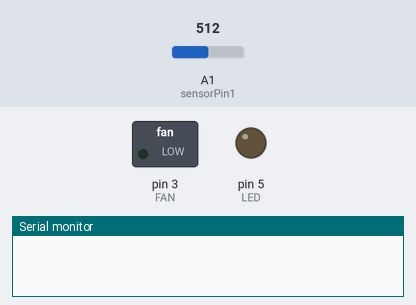
A sketch run on a simulated Arduino Uno, built with avr-gcc and run on an emulated ATmega328P. Shown: switched loads named in the sketch (green lamp = pin HIGH), output pins drawn as LEDs (lit = HIGH), the last lines printed to the serial monitor. Inputs (shaded band) come from the test bench; at power-on: A1 (sensorPin1) = 512.

Above: at 0.1 s.
At 16.3 s:
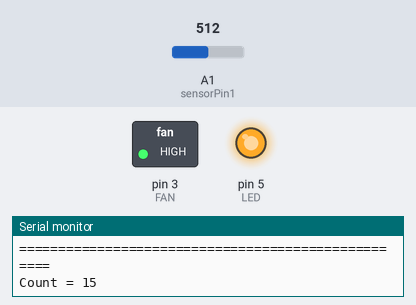
Timing chart, 0 to 17.8 s (numbered marks = the images above):
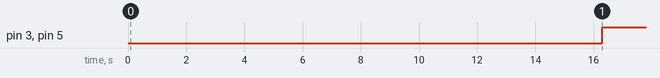

The sketch:

Brewery_Cupboard.ino
```cpp
int sensorPin1 = 1;
int LED = 5;
int FAN = 3;
int HighCount = 0;
int LowCount = 0;
unsigned long count = 0;

// for LM60 sensor
float displayVal = 0;
int t_next = 1; //start 1
float tempArray[10];

void setup() {
  Serial.begin(38400);
  pinMode(LED, OUTPUT); //set the LED pin as OUTPUT
  pinMode(FAN, OUTPUT); //set the LED pin as OUTPUT
  digitalWrite(FAN, LOW);
  digitalWrite(LED, LOW);
}

void loop() {
//  int reading1 = 0;
//  for ( int i=0; i<99;  i=i+1) {
//    reading1 = reading1 + analogRead(sensorPin1);
//  }
//  Serial.print("Reading1 = ");  Serial.println(reading1/99);
//
// // converting that reading to voltage, for 3.3v arduino use 3.3
// float mv = (float)(reading1/99)*5/1023;
// Serial.print(mv, 3); Serial.println(" mV");
//
//
// // now print out the temperature
// float tempC1 = ( ( mv * 1024) - 424 ) / 6.25;
// Serial.print(tempC1); Serial.println(" C");
// if (tempC1 > 33) {
//    HighCount++;
//    Serial.print("HighCount = "), Serial.println(HighCount);
//    if (HighCount >= 5) {
//      LowCount = 0;
//       digitalWrite(LED, HIGH); //write 1 or HIGH to led pin
//       digitalWrite(FAN, HIGH); //write 1 or HIGH to fan pin
//    }
//  } else {
//      LowCount++;
//      Serial.print("LowCount = "), Serial.println(LowCount);
//      if ((LowCount >= 10) && (tempC1 < 29)) {
//      HighCount = 0;
//      digitalWrite(LED, LOW);  //write 0 or low to led pin
//      digitalWrite(FAN, LOW);  //write 0 or low to fan pin
//    }
//  }

 delay(1000);
 Serial.println("===================================================");
 Serial.print("Count = ");  Serial.println(count);
 int sensorVal = analogRead(sensorPin1);
 Serial.print("sensorVal = ");  Serial.println(sensorVal);
 float temp = modTemp(sensorVal);

  if(count > 10){
    if(displayVal == 0){
      displayVal = getAverageTemp();
      Serial.print("Temp: "); Serial.println(displayVal);

    }else{

      bool res = isDisplayChange();
      if(res == 1){
        displayVal = getAverageTemp(); //displayVal update
      }
      Serial.print("Temp: "); Serial.println(displayVal);
    }
  }
    if (displayVal > 32) {
      HighCount++;
      Serial.print("HighCount = "), Serial.println(HighCount);
      if (HighCount >= 5) {
        LowCount = 0;
        digitalWrite(LED, HIGH); //write 1 or HIGH to led pin
        digitalWrite(FAN, HIGH); //write 1 or HIGH to fan pin
      }
    } else {
      LowCount++;
      Serial.print("LowCount = "), Serial.println(LowCount);
      if ((LowCount >= 10) && (displayVal < 29)) {
        HighCount = 0;
        digitalWrite(LED, LOW);  //write 0 or low to led pin
        digitalWrite(FAN, LOW);  //write 0 or low to fan pin
      }

  }

  tempArray[t_next] = temp;
  t_next ++;
  if(t_next == 10){
    t_next = 0;
  }
  count ++;
  delay(10);
}

float getAverageTemp(){
  float sum = 0;
  for(int i=0; i<=9; i++){
    sum += tempArray[i];
  }
  float ave = sum / 10;
  return ave;
}

float modTemp(int sensor_value){
  // for LM60. offset 424mv (0C), +6.25mv/C
  float temp = ((5.0 * sensor_value) / 1024) * 1000; //mV
  temp = (temp - 424) / 6.25; //C
  return temp;
}

boolean isDisplayChange(){
  //change display value sensitivity: 0.5

  float ave = getAverageTemp();
  float val1 = displayVal - ave;
  float val2 = ave - displayVal;

  if(val1 >= 0){
    // in increase
    if(val1 >= 0.5){
      return true;
    }else{
      return false;
    }
  }else{
    // in decrease
    if(val2 >= 0.5){
      return true;
    }else{
      return false;
    }
  }
}
```

Measured:
- by itself, pin 3 (FAN), pin 5 (LED): LOW → HIGH at 16.3 s
